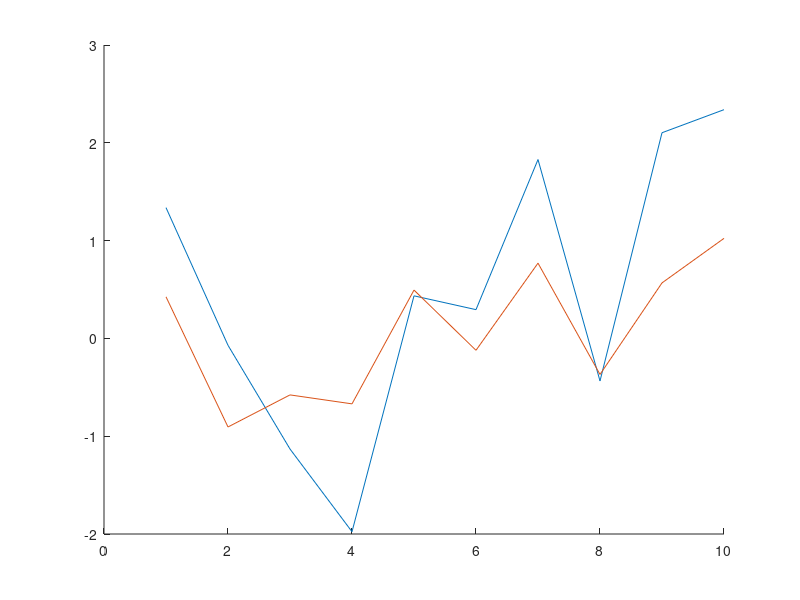

MATLAB code for this plot:
clear all; clc;
%%Parameters
input_num = 10;
input_pool = [1, -1];
s_b = [-1:.1:1];
threshold = datasample(s_b, input_num);

input = datasample(input_pool, 10);

weight = rand(1, input_num)*2-1;
pre_output = input.*weight-threshold;
lr = 0.01; 

if sum(pre_output) >=0
    output = 1;
else output = -1;
end

alpha = 0.01; %This is the alpha value of Hebbian learning

%For specific reasons....
pre_output_H = pre_output;
weight_D = weight;
weight_P = weight;
threshold_P = threshold;
input_neuron = exp(-0.5.*((input-threshold).^2));
exp_out = cos(0.6.*input);

for i = 1: 1000 % Train the perceptron
    %Hebbian learning rule
    weight_H = mean(pre_output_H.*input)/alpha;

    %Delta learning rule
    weight_D = weight_D + lr.*((exp_out - weight_D.*input_neuron).*input_neuron);

    %Perceptron learning rule
%     weight_P = weight_P + lr/2*()
%     threshold_P = threshold_P -lr/2*()
end

output_H = weight_H .* input - threshold;
output_D = weight_D .* input - threshold;
output_P = weight_P .* input - threshold_P;

figure(1)
% plot(1:length(output_H), output_H)
hold on
plot(1:length(output_D), output_D)
hold on
plot(1:length(output_P), output_P)
